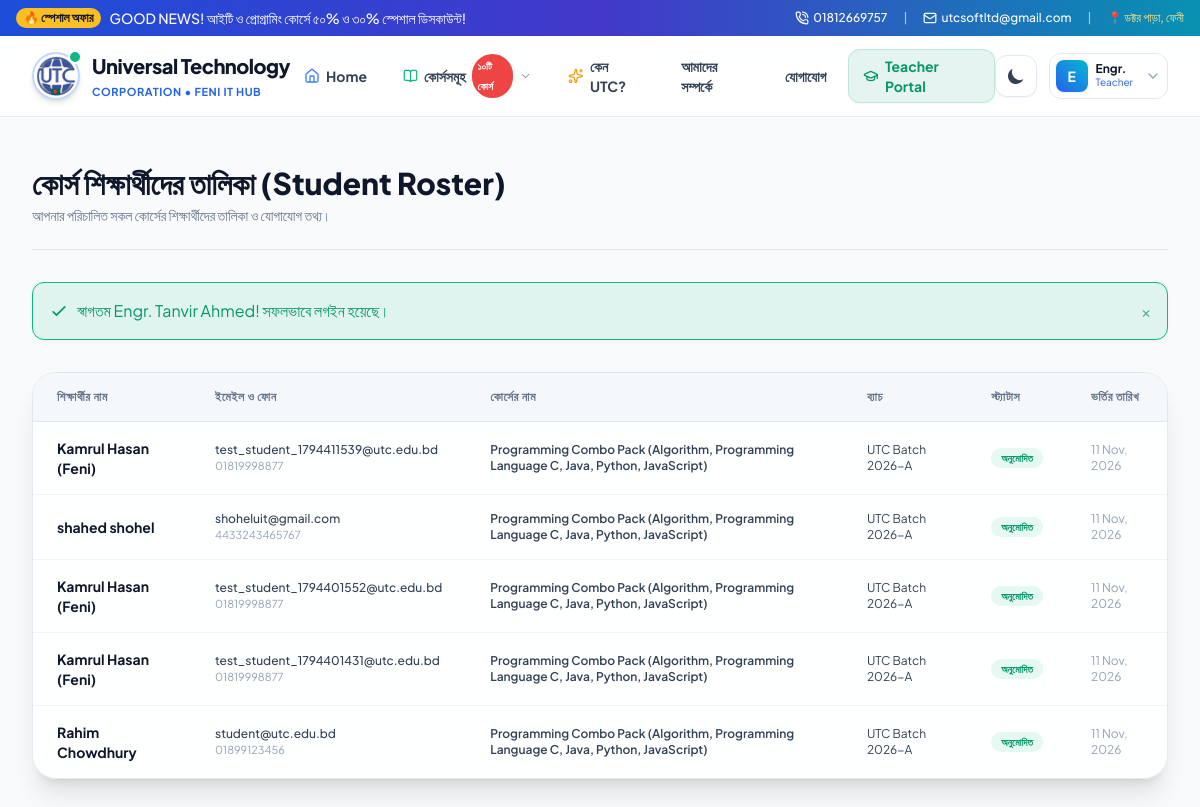
The app's page /teacher/students.php (signed in) with its own data.
### tables this page shows
CREATE TABLE users (
        id INTEGER PRIMARY KEY AUTOINCREMENT,
        name TEXT NOT NULL,
        email TEXT UNIQUE NOT NULL,
        password TEXT NOT NULL,
        phone TEXT,
        role TEXT NOT NULL DEFAULT 'student', -- 'admin', 'teacher', 'student'
        avatar TEXT,
        bio TEXT,
        created_at DATETIME DEFAULT CURRENT_TIMESTAMP
    );

CREATE TABLE enrollments (
        id INTEGER PRIMARY KEY AUTOINCREMENT,
        student_id INTEGER NOT NULL,
        course_id INTEGER NOT NULL,
        batch_name TEXT DEFAULT 'UTC Batch 2026-A',
        amount REAL NOT NULL,
        payment_method TEXT NOT NULL, -- 'bKash', 'Nagad', 'Rocket', 'Bank'
        transaction_id TEXT,
        sender_phone TEXT,
        payment_status TEXT DEFAULT 'pending', -- 'pending', 'approved', 'rejected'
        enrolled_at DATETIME DEFAULT CURRENT_TIMESTAMP,
        approved_at DATETIME,
        FOREIGN KEY (student_id) REFERENCES users(id) ON DELETE CASCADE,
        FOREIGN KEY (course_id) REFERENCES courses(id) ON DELETE CASCADE
    );

CREATE TABLE courses (
        id INTEGER PRIMARY KEY AUTOINCREMENT,
        title TEXT NOT NULL,
        slug TEXT UNIQUE NOT NULL,
        category TEXT NOT NULL,
        original_price REAL NOT NULL,
        discount_price REAL NOT NULL,
        discount_percent INTEGER DEFAULT 0,
        short_desc TEXT,
        full_desc TEXT,
        why_choose_utc TEXT,
        thumbnail TEXT,
        duration TEXT DEFAULT '4 Months',
        total_classes INTEGER DEFAULT 36,
        level TEXT DEFAULT 'Beginner to Advanced',
        teacher_id INTEGER,
        status TEXT DEFAULT 'active',
        featured INTEGER DEFAULT 1,
        created_at DATETIME DEFAULT CURRENT_TIMESTAMP,
        FOREIGN KEY (teacher_id) REFERENCES users(id) ON DELETE SET NULL
    );

### config/auth.php (called while the page is built, shortened)
<?php
require_once __DIR__ . '/database.php';
function isLoggedIn() {
    return isset($_SESSION['user_id']) && !empty($_SESSION['user_id']);
}
function getCurrentUser() {
    global $pdo;
    $stmt = $pdo->prepare("SELECT id, name, email, phone, role, avatar, bio, created_at FROM users WHERE id = ?");
    $stmt->execute([$_SESSION['user_id']]);
    return $stmt->fetch();
}

### teacher/students.php (the view, shortened to what this page needs)
<?php
require_once __DIR__ . '/../config/database.php';
require_once __DIR__ . '/../config/auth.php';
require_once __DIR__ . '/../config/helpers.php';
$user = getCurrentUser();
$stmt = $pdo->prepare("SELECT e.*, c.title as course_title, u.name as student_name, u.email as student_email, u.phone as student_phone
                       FROM enrollments e
                       JOIN courses c ON e.course_id = c.id
                       JOIN users u ON e.student_id = u.id
                       WHERE c.teacher_id = ?
                       ORDER BY e.id DESC");
$stmt->execute([$user['id']]);
$students = $stmt->fetchAll();
require_once __DIR__ . '/../includes/header.php';
require_once __DIR__ . '/../includes/navbar.php';
?>
<div class="py-12 bg-slate-50 dark:bg-[#080d1a] min-h-[calc(100vh-80px)] transition-colors duration-300">
    <div class="max-w-7xl mx-auto px-4 sm:px-6 lg:px-8 space-y-8">
        <div class="pb-6 border-b border-slate-200 dark:border-slate-800">
            <h1 class="text-2xl sm:text-3xl font-extrabold text-slate-900 dark:text-white">
                কোর্স শিক্ষার্থীদের তালিকা (Student Roster)
            </h1>
            <p class="text-xs sm:text-sm text-slate-500 mt-1">
                আপনার পরিচালিত সকল কোর্সের শিক্ষার্থীদের তালিকা ও যোগাযোগ তথ্য।
            </p>
        </div>
        <?= renderFlash() ?>
        <?php if (empty($students)): ?>
            <div class="p-12 rounded-3xl glass-panel border border-slate-200 dark:border-slate-800 text-center text-xs text-slate-500">
                এখনো কোনো শিক্ষার্থী তালিকাভুক্ত হয়নি।
            </div>
        <?php else: ?>
            <div class="glass-panel rounded-3xl border border-slate-200 dark:border-slate-800 overflow-hidden shadow-xl">
                <div class="overflow-x-auto">
                    <table class="w-full text-left text-xs">
                        <thead>
                            <tr class="bg-slate-100/70 dark:bg-slate-800/60 border-b border-slate-200 dark:border-slate-800 text-slate-500 uppercase tracking-wider">
                                <th class="py-4 px-6">শিক্ষার্থীর নাম</th>
                                <th class="py-4 px-6">ইমেইল ও ফোন</th>
                                <th class="py-4 px-6">কোর্সের নাম</th>
                                <th class="py-4 px-6">ব্যাচ</th>
                                <th class="py-4 px-6">স্ট্যাটাস</th>
                                <th class="py-4 px-6">ভর্তির তারিখ</th>
                            </tr>
                        </thead>
                        <tbody class="divide-y divide-slate-100 dark:divide-slate-800 text-slate-700 dark:text-slate-300">
                            <?php foreach ($students as $st): ?>
                                <tr class="hover:bg-slate-50/50 dark:hover:bg-slate-800/30 transition">
                                    <td class="py-4 px-6 font-bold text-slate-900 dark:text-white text-sm">
                                        <?= sanitize($st['student_name']) ?>
                                    </td>
                                    <td class="py-4 px-6">
                                        <p class="font-medium"><?= sanitize($st['student_email']) ?></p>
                                        <p class="text-slate-400 text-[11px]"><?= sanitize($st['student_phone'] ?? 'N/A') ?></p>
                                    </td>
                                    <td class="py-4 px-6 font-semibold">
                                        <?= sanitize($st['course_title']) ?>
                                    </td>
                                    <td class="py-4 px-6">
                                        <?= sanitize($st['batch_name']) ?>
                                    </td>
                                    <td class="py-4 px-6">
                                        <span class="px-2.5 py-1 rounded-full text-[10px] font-bold <?= $st['payment_status'] === 'approved' ? 'bg-emerald-500/10 text-emerald-600' : 'bg-amber-500/10 text-amber-600' ?>">
                                            <?= $st['payment_status'] === 'approved' ? 'অনুমোদিত' : 'পেন্ডিং' ?>
                                        </span>
                                    </td>
                                    <td class="py-4 px-6 text-slate-400">
                                        <?= date('d M, Y', strtotime($st['enrolled_at'])) ?>
                                    </td>
                                </tr>
                            <?php endforeach; ?>
                        </tbody>
                    </table>
                </div>
            </div>
        <?php endif; ?>
    </div>
</div>
<?php require_once __DIR__ . '/../includes/footer.php'; ?>

### includes/navbar.php (shortened to what this page needs)
<?php
$currentUser = getCurrentUser();
$appRoot = getAppRoot();
$currentScript = $_SERVER['SCRIPT_NAME'] ?? '';
?>
<div class="bg-gradient-to-r from-blue-700 via-indigo-700 to-cyan-600 text-white text-xs sm:text-sm py-2 px-4 shadow-sm relative z-50">
    <div class="max-w-7xl mx-auto flex flex-wrap justify-between items-center gap-2">
        <div class="flex items-center space-x-2 font-medium">
            <span class="inline-flex items-center px-2 py-0.5 rounded-full text-xs font-semibold bg-amber-400 text-slate-900 animate-pulse">
                🔥 স্পেশাল অফার
            </span>
            <span>GOOD NEWS! আইটি ও প্রোগ্রামিং কোর্সে ৫০% ও ৩০% স্পেশাল ডিসকাউন্ট!</span>
        </div>
        <div class="flex items-center space-x-4 text-xs font-medium">
            <a href="tel:01812669757" class="hover:text-amber-300 transition flex items-center gap-1">
                <i data-lucide="phone-call" class="w-3.5 h-3.5"></i> 01812669757
            </a>
            <span class="hidden md:inline opacity-60">|</span>
            <a href="mailto:utcsoftltd@gmail.com" class="hidden md:flex hover:text-amber-300 transition items-center gap-1">
                <i data-lucide="mail" class="w-3.5 h-3.5"></i> utcsoftltd@gmail.com
            </a>
            <span class="hidden lg:inline opacity-60">|</span>
            <span class="hidden lg:inline text-amber-200">📍 ডক্টর পাড়া, ফেনী</span>
        </div>
    </div>
</div>
<header class="sticky top-0 z-50 glass-nav transition-colors duration-300">
    <div class="max-w-7xl mx-auto px-4 sm:px-6 lg:px-8">
        <div class="flex items-center justify-between h-20">
            <a href="<?= $appRoot ?>index.php" class="flex items-center gap-3 group shrink-0">
                <div class="relative">
                    <img src="<?= $appRoot ?>assets/images/utc-logo.png"
                         alt="Universal Technology Corporation Logo"
                         class="w-12 h-12 rounded-full object-contain bg-white shadow-md border-2 border-blue-500/30 group-hover:border-blue-600 group-hover:scale-105 transition-all duration-300 p-0.5">
                    <span class="absolute -top-0.5 -right-0.5 w-3.5 h-3.5 bg-emerald-500 rounded-full border-2 border-white dark:border-slate-900 animate-pulse"></span>
                </div>
                <div class="flex flex-col">
                    <span class="font-extrabold text-lg sm:text-xl tracking-tight text-slate-900 dark:text-white leading-none group-hover:text-blue-600 dark:group-hover:text-cyan-400 transition-colors">
                        Universal Technology
                    </span>
                    <span class="text-[11px] font-bold text-blue-600 dark:text-cyan-400 tracking-wider uppercase mt-1">
                        Corporation • Feni IT Hub
                    </span>
                </div>
            </a>
            <nav class="hidden md:flex items-center space-x-1 lg:space-x-2 text-sm font-semibold">
                <a href="<?= $appRoot ?>index.php" class="nav-item-link <?= strpos($currentScript, 'index.php') !== false ? 'active text-blue-600 dark:text-cyan-400' : '' ?>">
                    <i data-lucide="home" class="w-4 h-4 text-blue-500"></i>
                    <span>Home</span>
                </a>
                <div class="relative group">
                    <a href="<?= $appRoot ?>courses.php" class="nav-item-link flex items-center gap-1.5 <?= strpos($currentScript, 'courses.php') !== false ? 'active text-blue-600 dark:text-cyan-400' : '' ?>">
                        <i data-lucide="book-open" class="w-4 h-4 text-emerald-500"></i>
                        <span>কোর্সসমূহ</span>
                        <span class="px-1.5 py-0.5 text-[10px] bg-red-500 text-white rounded-full font-bold">১০টি কোর্স</span>
                        <i data-lucide="chevron-down" class="w-3.5 h-3.5 text-slate-400 group-hover:rotate-180 transition-transform duration-200"></i>
                    </a>
                </div>
                <a href="<?= $appRoot ?>index.php#why-utc" class="nav-item-link">
                    <i data-lucide="sparkles" class="w-4 h-4 text-amber-500"></i>
                    <span>কেন UTC?</span>
                </a>
                <a href="<?= $appRoot ?>about.php" class="nav-item-link <?= strpos($currentScript, 'about.php') !== false ? 'active text-blue-600 dark:text-cyan-400' : '' ?>">
                    <span>আমাদের সম্পর্কে</span>
                </a>
                <a href="<?= $appRoot ?>contact.php" class="nav-item-link <?= strpos($currentScript, 'contact.php') !== false ? 'active text-blue-600 dark:text-cyan-400' : '' ?>">
                    <span>যোগাযোগ</span>
                </a>
                <?php if ($currentUser): ?>
                    <?php if ($currentUser['role'] === 'admin'): ?>
                        <a href="<?= $appRoot ?>admin/index.php" class="px-3.5 py-1.5 rounded-xl bg-purple-600/10 text-purple-600 dark:text-purple-400 font-bold border border-purple-500/20 hover:bg-purple-600 hover:text-white transition-all duration-200 flex items-center gap-1.5 shadow-sm">
                            <i data-lucide="shield-check" class="w-4 h-4"></i> Admin Panel
                        </a>
                    <?php elseif ($currentUser['role'] === 'teacher'): ?>
                        <a href="<?= $appRoot ?>teacher/index.php" class="px-3.5 py-1.5 rounded-xl bg-emerald-600/10 text-emerald-600 dark:text-emerald-400 font-bold border border-emerald-500/20 hover:bg-emerald-600 hover:text-white transition-all duration-200 flex items-center gap-1.5 shadow-sm">
                            <i data-lucide="graduation-cap" class="w-4 h-4"></i> Teacher Portal
                        </a>
                    <?php endif; ?>
                <?php endif; ?>
            </nav>
            <div class="flex items-center space-x-3">
                <button type="button" class="theme-toggle-btn p-2.5 rounded-xl text-slate-600 dark:text-slate-300 hover:bg-slate-100 dark:hover:bg-slate-800 hover:text-amber-500 dark:hover:text-amber-400 focus:outline-none transition-all duration-200 border border-slate-200 dark:border-slate-700/60 shadow-sm" aria-label="Toggle Theme">
                    <svg class="theme-icon-moon w-5 h-5 text-slate-700" fill="currentColor" viewBox="0 0 20 20">
                        <path d="M17.293 13.293A8 8 0 016.707 2.707a8.001 8.001 0 1010.586 10.586z"></path>
                    </svg>
                </button>
                <?php if ($currentUser): ?>
                    <div class="relative group">
                        <button type="button" class="flex items-center gap-2 p-1.5 rounded-xl border border-slate-200 dark:border-slate-700/60 bg-white dark:bg-slate-800 text-left focus:outline-none group-hover:border-blue-500/50 group-hover:ring-2 group-hover:ring-blue-500/20 transition-all duration-200">
                            <div class="w-8 h-8 rounded-lg bg-gradient-to-tr from-blue-600 to-cyan-500 text-white font-bold text-sm flex items-center justify-center shadow-sm">
                                <?= strtoupper(substr($currentUser['name'], 0, 1)) ?>
                            </div>
                            <div class="hidden sm:block pr-1">
                                <p class="text-xs font-bold text-slate-900 dark:text-white leading-none"><?= sanitize(explode(' ', $currentUser['name'])[0]) ?></p>
                                <p class="text-[10px] text-blue-600 dark:text-cyan-400 capitalize"><?= $currentUser['role'] ?></p>
                            </div>
                            <i data-lucide="chevron-down" class="w-4 h-4 text-slate-400 group-hover:rotate-180 transition-transform duration-200"></i>
                        </button>
                    </div>
                <?php endif; ?>
            </div>
        </div>
    </div>
</header>

### assets/css/style.css (style rules this page uses)
:root { --primary: #2563eb; --primary-dark: #1d4ed8; --primary-glow: rgba(37, 99, 235, 0.35); --accent: #f59e0b; --accent-cyan: #06b6d4; --font-en: 'Plus Jakarta Sans', sans-serif; --font-bn: 'Hind Siliguri', sans-serif; }
body { font-family: var(--font-en), var(--font-bn); transition: background-color 0.3s ease, color 0.3s ease; }
.glass-panel { background: rgba(255, 255, 255, 0.85); backdrop-filter: blur(14px); -webkit-backdrop-filter: blur(14px); border: 1px solid rgba(226, 232, 240, 0.8); }
.glass-nav { background: rgba(255, 255, 255, 0.9); backdrop-filter: blur(16px); -webkit-backdrop-filter: blur(16px); border-bottom: 1px solid rgba(226, 232, 240, 0.8); }
.nav-item-link { position: relative; display: inline-flex; align-items: center; gap: 0.375rem; padding: 0.5rem 0.875rem; border-radius: 0.75rem; font-weight: 700; font-size: 0.875rem; color: #334155; transition: all 0.2s cubic-bezier(0.4, 0, 0.2, 1); cursor: pointer; }
.nav-item-link::after { content: ''; position: absolute; bottom: 2px; left: 50%; width: 0; height: 2px; background: linear-gradient(90deg, #2563eb, #06b6d4); transition: all 0.25s cubic-bezier(0.4, 0, 0.2, 1); transform: translateX(-50%); border-radius: 9999px; }

### records on screen
users: name "E", name "Engr.", role "Teacher"
enrollments: student.name "Kamrul Hasan (Feni)", student.email "test_student_1794411539@utc.edu.bd", student.phone "01819998877", course.title "Programming Combo Pack (Algorithm, Programming Language C, Java, Python, JavaScript)", batch_name "UTC Batch 2026-A", payment_status "অনুমোদিত", enrolled_at "11 Nov, 2026"
enrollments: student.name "shahed shohel", student.email "shoheluit@gmail.com", student.phone "4433243465767", course.title "Programming Combo Pack (Algorithm, Programming Language C, Java, Python, JavaScript)", batch_name "UTC Batch 2026-A", payment_status "অনুমোদিত", enrolled_at "11 Nov, 2026"
enrollments: student.name "Kamrul Hasan (Feni)", student.email "test_student_1794401552@utc.edu.bd", student.phone "01819998877", course.title "Programming Combo Pack (Algorithm, Programming Language C, Java, Python, JavaScript)", batch_name "UTC Batch 2026-A", payment_status "অনুমোদিত", enrolled_at "11 Nov, 2026"
enrollments: student.name "Kamrul Hasan (Feni)", student.email "test_student_1794401431@utc.edu.bd", student.phone "01819998877", course.title "Programming Combo Pack (Algorithm, Programming Language C, Java, Python, JavaScript)", batch_name "UTC Batch 2026-A", payment_status "অনুমোদিত", enrolled_at "11 Nov, 2026"
enrollments: student.name "Rahim Chowdhury", student.email "student@utc.edu.bd", student.phone "01899123456", course.title "Programming Combo Pack (Algorithm, Programming Language C, Java, Python, JavaScript)", batch_name "UTC Batch 2026-A", payment_status "অনুমোদিত", enrolled_at "11 Nov, 2026"

### other values on screen
$flash['message'] "স্বাগতম Engr. Tanvir Ahmed! সফলভাবে লগইন হয়েছে।"
